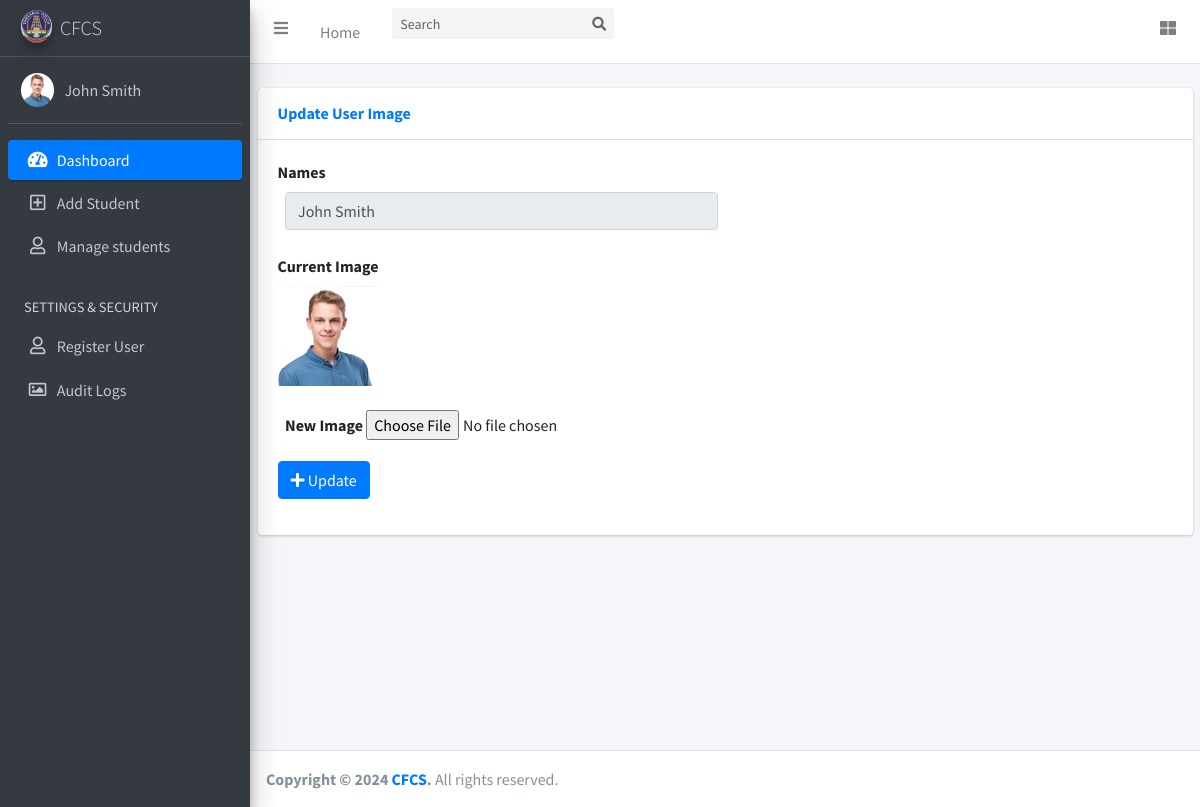
The app's page /sdms/update_userimage.php (signed in) with its own data.
### tables this page shows
CREATE TABLE `tblusers` (
  `id` int(11) NOT NULL,
  `name` varchar(255) NOT NULL,
  `lastname` varchar(255) NOT NULL,
  `username` varchar(255) NOT NULL,
  `email` varchar(255) NOT NULL,
  `sex` varchar(255) NOT NULL,
  `permission` varchar(255) NOT NULL,
  `password` varchar(255) NOT NULL,
  `mobile` int(11) NOT NULL,
  `userimage` varchar(255) NOT NULL DEFAULT 'but.jpg',
  `status` int(11) NOT NULL
);

### sdms/update_userimage.php (the view, shortened to what this page needs)
<?php
include('includes/dbconnection.php');
if (strlen($_SESSION['sid']==0)) {
  header('location:logout.php');
} else{
  ?>
  <?php @include("includes/head.php"); ?>
  <body class="hold-transition sidebar-mini layout-fixed">
    <div class="wrapper">
     <?php @include("includes/header.php"); ?>
     <?php @include("includes/sidebar.php"); ?>
     <div class="content-wrapper">
      <br>
      <div class="col-lg-12">
        <div class="card mb-4">
          <div class="card-header py-3 d-flex flex-row align-items-center justify-content-between">
            <h6 class="m-0 font-weight-bold text-primary">Update User Image</h6>
          </div>
          <div class="card-body">
            <form method="post"enctype="multipart/form-data">
              <?php
              $eid=$_SESSION['sid'];
              $sql="SELECT * from tblusers   where id=:eid ";
              $query = $dbh -> prepare($sql);
              $query-> bindParam(':eid', $eid, PDO::PARAM_STR);
              $query->execute();
              $results=$query->fetchAll(PDO::FETCH_OBJ);
              if($query->rowCount() > 0)
              {
                foreach($results as $row)
                {
                  ?>
                  <div class="control-group">
                    <label class="control-label" for="basicinput">Names</label>
                    <div  class="col-6">
                      <input type="text"   class="form-control" name="productName"  readonly value="<?php  echo $row->name;?>&nbsp;<?php  echo $row->lastname;?>" class="span6 tip" required>
                    </div>
                  </div>
                  <br>
                  <div class="control-group">
                    <label class="control-label" for="basicinput">Current Image</label>
                    <div class="controls">
                      <?php
                      if($row->userimage=="avatar15.jpg")
                      {
                        ?>
                        <img class="" src="staff_images/avatar15.jpg" alt="" width="100" height="100">
                        <?php
                      } else
                      {
                        ?>
                        <img src="staff_images/<?php  echo $row->userimage;?>" width="100" height="100">
                        <?php
                      } ?>
                    </div>
                  </div>
                  <br>
                  <div class="form-group col-md-6">
                    <label>New Image</label>
                    <input type="file" name="userimage" id="userimage" class="file-upload-default">
                  </div>
                  <?php
                }
              } ?>
              <div class="form-group row">
                <div class="col-12">
                  <button type="submit" class="btn btn-primary " name="submit">
                    <i class="fa fa-plus "></i> Update
                  </button>
                </div>
              </div>
            </form>
          </div>
        </div>
      </div>
    </div>
    <?php @include("includes/footer.php"); ?>
  </body>
  </html>
  <?php
} ?>

### sdms/includes/sidebar.php (shortened to what this page needs)
 <aside class="main-sidebar sidebar-dark-primary elevation-4">
  <a href="dashboard.php" class="brand-link">
    <img src="company/logo.jpg" alt="Leading Estate" class="brand-image img-circle elevation-3"
    style="opacity: .8">
    <span class="brand-text font-weight-light">CFCS</span>
  </a>
  <div class="sidebar">
    <div class="user-panel mt-3 pb-3 mb-3 d-flex">
      <?php
      $eid=$_SESSION['sid'];
      $sql="SELECT * from tblusers   where id=:eid ";
      $query = $dbh -> prepare($sql);
      $query-> bindParam(':eid', $eid, PDO::PARAM_STR);
      $query->execute();
      $results=$query->fetchAll(PDO::FETCH_OBJ);
      if($query->rowCount() > 0)
      {
        foreach($results as $row)
        {
          ?>
          <div class="image">
            <img class="img-circle"
            src="staff_images/<?php echo htmlentities($row->userimage);?>" width="90px" height="90px" class="user-image"
            alt="User profile picture">
          </div>
          <div class="info">
            <a href="profile.php" class="d-block"><?php echo ($row->name); ?> <?php echo ($row->lastname); ?></a>
          </div>
          <?php
        }
      } ?>
    </div>
    <nav class="mt-2">
      <ul class="nav nav-pills nav-sidebar flex-column" data-widget="treeview" role="menu" data-accordion="false">
        <li class="nav-item has-treeview menu-open">
          <a href="dashboard.php" class="nav-link active">
            <i class="nav-icon fas fa-tachometer-alt"></i>
            <p>
              Dashboard
            </p>
          </a>
        </li>
        <li class="nav-item">
          <a href="add_student.php" class="nav-link">
            <i class="nav-icon far fa-plus-square"></i>
            <p>
              Add Student
            </p>
          </a>
        </li>
        <li class="nav-item">
          <a href="student_list.php" class="nav-link">
            <i class="nav-icon far fa-user"></i>
            <p>
              Manage students
            </p>
          </a>
        </li>
        <li class="nav-header">SETTINGS & SECURITY</li>
        <li class="nav-item">
          <a href="userregister.php" class="nav-link">
           <i class="far fa-user nav-icon"></i>
           <p>
            Register User
          </p>
        </a>
      </li>
      <li class="nav-item">
        <a href="auditlog.php" class="nav-link">
          <i class="far fa-image nav-icon"></i>
          <p>
            Audit Logs
          </p>
        </a>
      </li>
    </ul>
  </nav>
</div>
</aside>

### records on screen
tblusers: userimage (picture), name "John", lastname "Smith", productName "John Smith"
